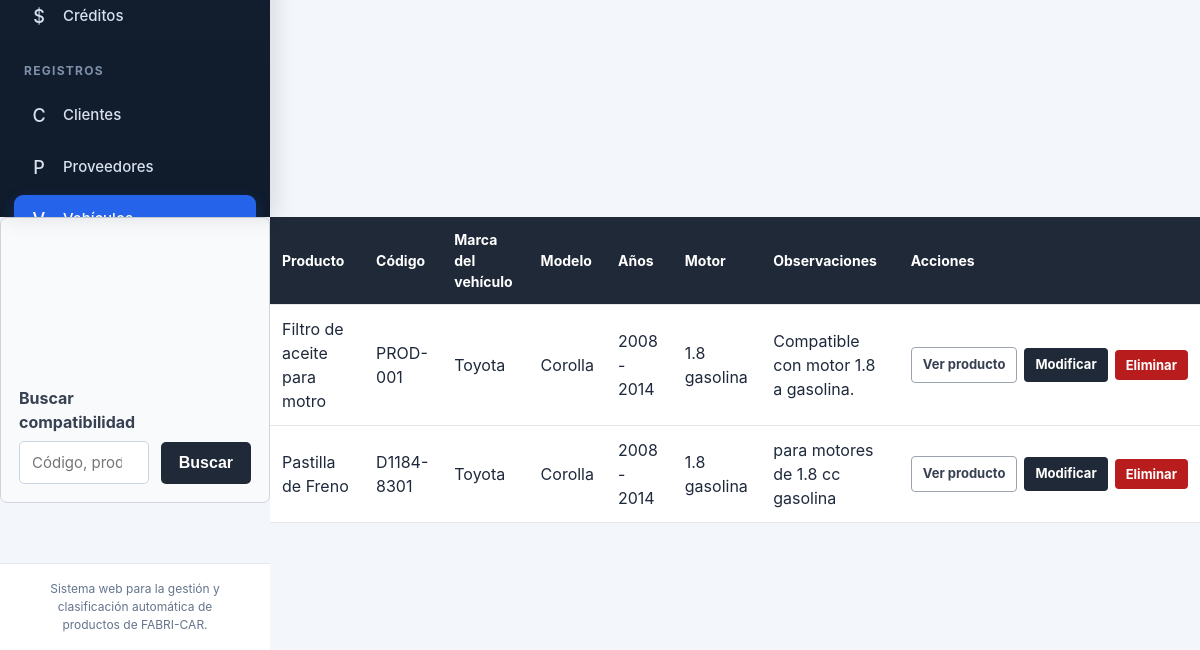
Page /vehiculos/compatibilidades/ (signed in, lower part) on the earlier database version.
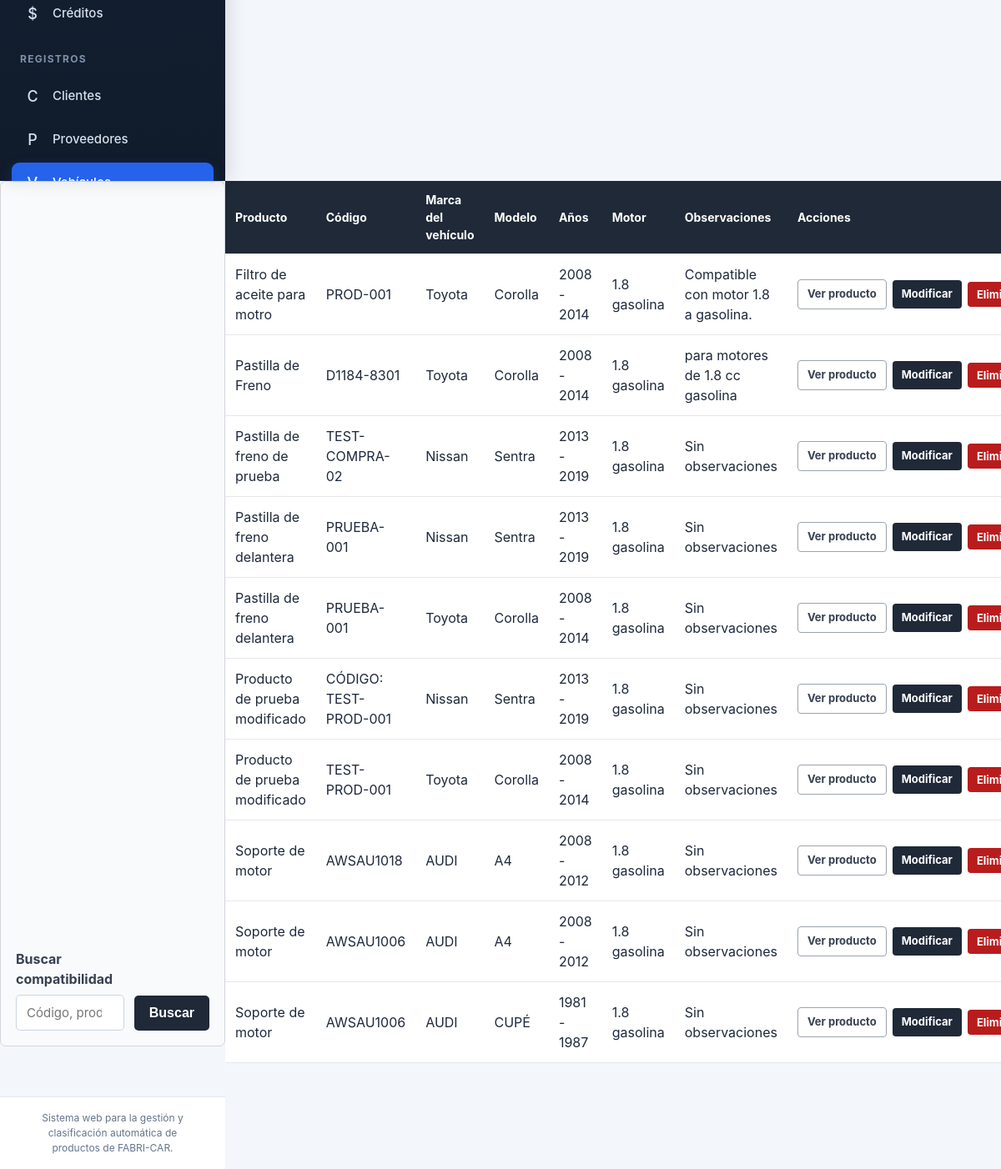
Same page on the later database version.
### vehiculos/models.py (models this page shows, shortened)
class CompatibilidadProducto(models.Model):
    producto = models.ForeignKey(
        Producto,
        on_delete=models.CASCADE,
        related_name="compatibilidades",
        verbose_name="Producto",
    )
    vehiculo = models.ForeignKey(
        Vehiculo,
        on_delete=models.CASCADE,
        related_name="productos_compatibles",
        verbose_name="Vehículo",
    )
    observaciones = models.TextField(
        blank=True,
        verbose_name="Observaciones",
    )
    fecha_registro = models.DateTimeField(
        auto_now_add=True,
        verbose_name="Fecha de registro",
    )
    class Meta:
        verbose_name = "Compatibilidad de producto"
        verbose_name_plural = "Compatibilidades de productos"
        ordering = [
            "vehiculo__marca",
            "vehiculo__modelo",
        ]
        constraints = [
            models.UniqueConstraint(
                fields=["producto", "vehiculo"],
                name="compatibilidad_producto_vehiculo_unica",
            )
        ]

class Vehiculo(models.Model):
    marca = models.CharField(
        max_length=100,
        db_index=True,
        verbose_name="Marca",
    )
    modelo = models.CharField(
        max_length=100,
        db_index=True,
        verbose_name="Modelo",
    )
    anio_desde = models.PositiveSmallIntegerField(
        validators=[
            MinValueValidator(1900),
            MaxValueValidator(2100),
        ],
        verbose_name="Año desde",
    )
    anio_hasta = models.PositiveSmallIntegerField(
        validators=[
            MinValueValidator(1900),
            MaxValueValidator(2100),
        ],
        verbose_name="Año hasta",
    )
    motor = models.CharField(
        max_length=100,
        blank=True,
        verbose_name="Motor",
    )
    estado = models.BooleanField(
        default=True,
        verbose_name="Activo",
    )
    fecha_registro = models.DateTimeField(
        auto_now_add=True,
        verbose_name="Fecha de registro",
    )
    fecha_modificacion = models.DateTimeField(
        auto_now=True,
        verbose_name="Fecha de modificación",
    )
    class Meta:
        verbose_name = "Vehículo"
        verbose_name_plural = "Vehículos"
        ordering = ["marca", "modelo", "anio_desde"]

### productos/models.py (models this page shows, shortened)
class Producto(models.Model):
    class TipoRepuesto(models.TextChoices):
        ORIGINAL = "ORIGINAL", "Original"
        ALTERNATIVO = "ALTERNATIVO", "Alternativo"
        ESTANDAR = "ESTANDAR", "Estándar"
    class CondicionProducto(models.TextChoices):
        NUEVO = "NUEVO", "Nuevo"
        USADO = "USADO", "Usado"
    codigo = models.CharField(
        max_length=50,
        unique=True,
        verbose_name="Código",
    )
    nombre = models.CharField(
        max_length=150,
        db_index=True,
        verbose_name="Nombre",
    )
    descripcion = models.TextField(
        blank=True,
        verbose_name="Descripción",
    )
    tipo = models.CharField(
        max_length=20,
        choices=TipoRepuesto.choices,
        verbose_name="Tipo de repuesto",
    )
    condicion = models.CharField(
        max_length=10,
        choices=CondicionProducto.choices,
        verbose_name="Condición",
    )
    marca = models.CharField(
        max_length=100,
        blank=True,
        db_index=True,
        verbose_name="Marca",
    )
    procedencia = models.CharField(
        max_length=100,
        blank=True,
        verbose_name="Procedencia",
    )
    proveedores_habituales = models.ManyToManyField(
        Proveedor,
        blank=True,
        related_name="productos_habituales",
        verbose_name="Proveedores habituales",
    )
    precio_compra = models.DecimalField(
        max_digits=12,
        decimal_places=2,
        default=Decimal("0.00"),
        editable=False,
        validators=[
            MinValueValidator(Decimal("0.00")),
        ],
        verbose_name="Último precio de compra",
    )
    precio_venta = models.DecimalField(
        max_digits=12,
        decimal_places=2,
        default=Decimal("0.00"),
        editable=False,
        validators=[
            MinValueValidator(Decimal("0.00")),
        ],
        verbose_name="Precio de venta",
    )
    stock_actual = models.PositiveIntegerField(
        default=0,
        editable=False,
        verbose_name="Stock actual",
    )
    stock_minimo = models.PositiveIntegerField(
        default=0,
        verbose_name="Stock mínimo",
    )
    imagen = models.ImageField(
        upload_to="productos/",
        blank=True,
        null=True,
        verbose_name="Imagen",
    )
    estado = models.BooleanField(
        default=True,
        verbose_name="Activo",
    )
    fecha_registro = models.DateTimeField(
        auto_now_add=True,
        verbose_name="Fecha de registro",
    )
    fecha_modificacion = models.DateTimeField(
        auto_now=True,
        verbose_name="Fecha de modificación",
    )
    class Meta:
        verbose_name = "Producto"
        verbose_name_plural = "Productos"
        ordering = ["nombre"]

### vehiculos/views.py (the view, shortened to what this page needs)
@login_required
@rol_requerido("Administrador", "Empleado")
def listar_compatibilidades(request):
    busqueda = request.GET.get("q", "").strip()
    compatibilidades = (
        CompatibilidadProducto.objects
        .select_related(
            "producto",
            "vehiculo",
        )
    )
    compatibilidades = compatibilidades.order_by(
        "producto__nombre",
        "vehiculo__marca",
        "vehiculo__modelo",
    )
    paginador = Paginator(compatibilidades,10,)
    numero_pagina = request.GET.get("page")
    pagina_compatibilidades = paginador.get_page(
        numero_pagina
    )
    puede_gestionar_compatibilidades = (
        request.user.is_superuser
        or request.user.groups.filter(
            name="Administrador"
        ).exists()
    )
    contexto = {
        "compatibilidades": pagina_compatibilidades,
        "pagina_compatibilidades": pagina_compatibilidades,
        "busqueda": busqueda,
        "puede_gestionar_compatibilidades": (
            puede_gestionar_compatibilidades
        ),
    }
    return render(
        request,
        "vehiculos/listar_compatibilidades.html",
        contexto,
    )

### principal/context_processors.py (called while the page is built)
def roles_usuario(request):
    usuario = request.user
    if not usuario.is_authenticated:
        return {
            "es_administrador": False,
            "es_empleado": False,
            "es_cliente": False,
        }
    es_administrador = (
        usuario.is_superuser
        or usuario.groups.filter(
            name="Administrador"
        ).exists()
    )
    es_empleado = usuario.groups.filter(
        name="Empleado"
    ).exists()
    es_cliente = usuario.groups.filter(
        name="Cliente"
    ).exists()
    return {
        "es_administrador": es_administrador,
        "es_empleado": es_empleado,
        "es_cliente": es_cliente,
    }

### vehiculos/templates/vehiculos/listar_compatibilidades.html (shortened to what this page needs)
{% extends "principal/base.html" %}
{% block contenido %}
    </div>
<form
    method="get"
    action="{% url 'vehiculos:listar_compatibilidades' %}"
    class="formulario-busqueda"
>
    <div class="grupo-busqueda">
        <label for="id_busqueda" class="etiqueta-busqueda">
            Buscar compatibilidad
        </label>
        <input
            type="search"
            name="q"
            id="id_busqueda"
            value="{{ busqueda }}"
            class="campo-busqueda"
            placeholder="Código, producto, marca, modelo o motor"
        >
    </div>
    <div class="acciones-busqueda">
        <button
            type="submit"
            class="boton-principal"
        >
            Buscar
        </button>
    </div>
</form>
    <div class="contenedor-tabla">
        <table class="tabla-datos">
            <thead>
                <tr>
                    <th>Producto</th>
                    <th>Código</th>
                    <th>Marca del vehículo</th>
                    <th>Modelo</th>
                    <th>Años</th>
                    <th>Motor</th>
                    <th>Observaciones</th>
                    <th>Acciones</th>
                </tr>
            </thead>
            <tbody>
                {% for compatibilidad in compatibilidades %}
                    <tr>
                        <td>
                            {{ compatibilidad.producto.nombre }}
                        </td>
                        <td>
                            {{ compatibilidad.producto.codigo }}
                        </td>
                        <td>
                            {{ compatibilidad.vehiculo.marca }}
                        </td>
                        <td>
                            {{ compatibilidad.vehiculo.modelo }}
                        </td>
                        <td>
                            {{ compatibilidad.vehiculo.anio_desde }}
                            -
                            {{ compatibilidad.vehiculo.anio_hasta }}
                        </td>
                        <td>
                            {{ compatibilidad.vehiculo.motor|default:"No especificado" }}
                        </td>
                        <td>
                            {{ compatibilidad.observaciones|default:"Sin observaciones" }}
                        </td>
<td>
    <div class="acciones-tabla">
        <a
            href="{% url 'productos:detalle_producto' compatibilidad.producto.id %}"
            class="boton-tabla-secundario"
        >
            Ver producto
        </a>
        {% if puede_gestionar_compatibilidades %}
            <a
                href="{% url 'vehiculos:modificar_compatibilidad' compatibilidad.id %}"
                class="boton-tabla"
            >
                Modificar
            </a>
            <form
                method="post"
                action="{% url 'vehiculos:eliminar_compatibilidad' compatibilidad.id %}"
                class="formulario-eliminar"
            >
                <button
                    type="submit"
                    class="boton-eliminar"
                    onclick="return confirm('¿Está seguro de eliminar esta compatibilidad? Esta acción no se puede deshacer.');"
                >
                    Eliminar
                </button>
            </form>
        {% endif %}
    </div>
</td>
                    </tr>
                {% empty %}
                    <tr>
                        <td colspan="8" class="tabla-vacia">
                            No existen compatibilidades registradas.
                        </td>
                    </tr>
                {% endfor %}
            </tbody>
        </table>
    </div>
{% endblock %}

Differences in the rows shown:
added CompatibilidadProducto: producto.nombre "Pastilla de freno de prueba", producto.codigo "TEST-COMPRA-02", vehiculo.marca "Nissan", vehiculo.modelo "Sentra", vehiculo.anio_desde "2013", vehiculo.anio_hasta "2019", vehiculo.motor "1.8 gasolina", observaciones "Sin observaciones"
added CompatibilidadProducto: producto.nombre "Pastilla de freno delantera", producto.codigo "PRUEBA-001", vehiculo.marca "Nissan", vehiculo.modelo "Sentra", vehiculo.anio_desde "2013", vehiculo.anio_hasta "2019", vehiculo.motor "1.8 gasolina", observaciones "Sin observaciones"
added CompatibilidadProducto: producto.nombre "Pastilla de freno delantera", producto.codigo "PRUEBA-001", vehiculo.marca "Toyota", vehiculo.modelo "Corolla", vehiculo.anio_desde "2008", vehiculo.anio_hasta "2014", vehiculo.motor "1.8 gasolina", observaciones "Sin observaciones"
added CompatibilidadProducto: producto.nombre "Producto de prueba modificado", producto.codigo "CÓDIGO: TEST-PROD-001", vehiculo.marca "Nissan", vehiculo.modelo "Sentra", vehiculo.anio_desde "2013", vehiculo.anio_hasta "2019", vehiculo.motor "1.8 gasolina", observaciones "Sin observaciones"
added CompatibilidadProducto: producto.nombre "Producto de prueba modificado", producto.codigo "TEST-PROD-001", vehiculo.marca "Toyota", vehiculo.modelo "Corolla", vehiculo.anio_desde "2008", vehiculo.anio_hasta "2014", vehiculo.motor "1.8 gasolina", observaciones "Sin observaciones"
added CompatibilidadProducto: producto.nombre "Soporte de motor", producto.codigo "AWSAU1018", vehiculo.marca "AUDI", vehiculo.modelo "A4", vehiculo.anio_desde "2008", vehiculo.anio_hasta "2012", vehiculo.motor "1.8 gasolina", observaciones "Sin observaciones"
added CompatibilidadProducto: producto.nombre "Soporte de motor", producto.codigo "AWSAU1006", vehiculo.marca "AUDI", vehiculo.modelo "A4", vehiculo.anio_desde "2008", vehiculo.anio_hasta "2012", vehiculo.motor "1.8 gasolina", observaciones "Sin observaciones"
added CompatibilidadProducto: producto.nombre "Soporte de motor", producto.codigo "AWSAU1006", vehiculo.marca "AUDI", vehiculo.modelo "CUPÉ", vehiculo.anio_desde "1981", vehiculo.anio_hasta "1987", vehiculo.motor "1.8 gasolina", observaciones "Sin observaciones"
